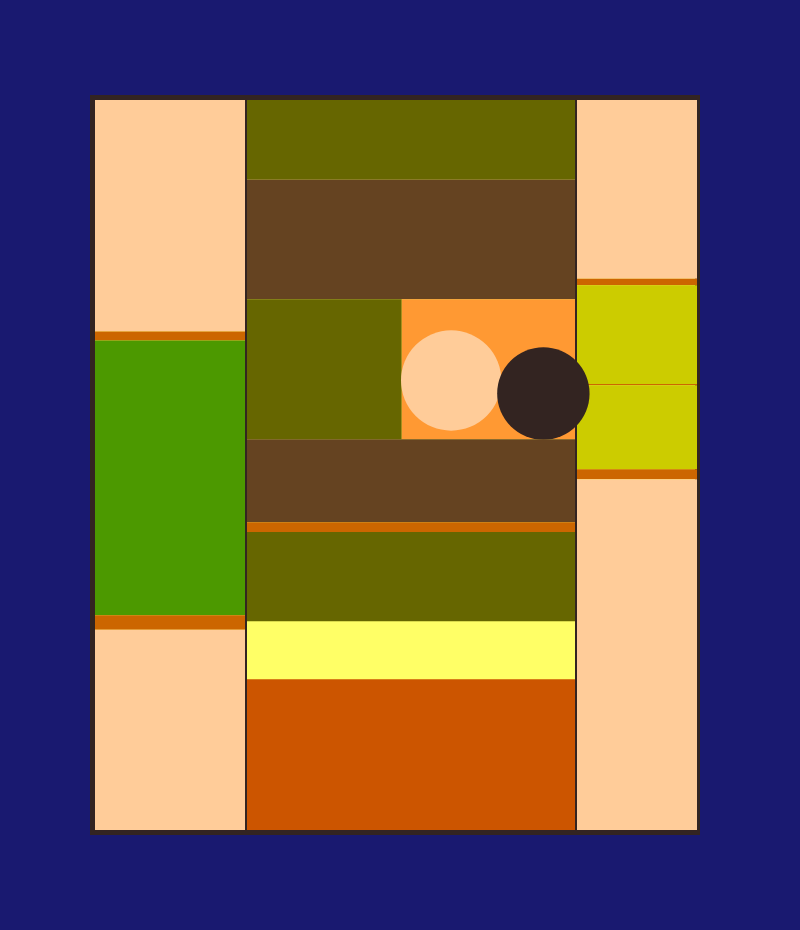
Frame 1 (no input)
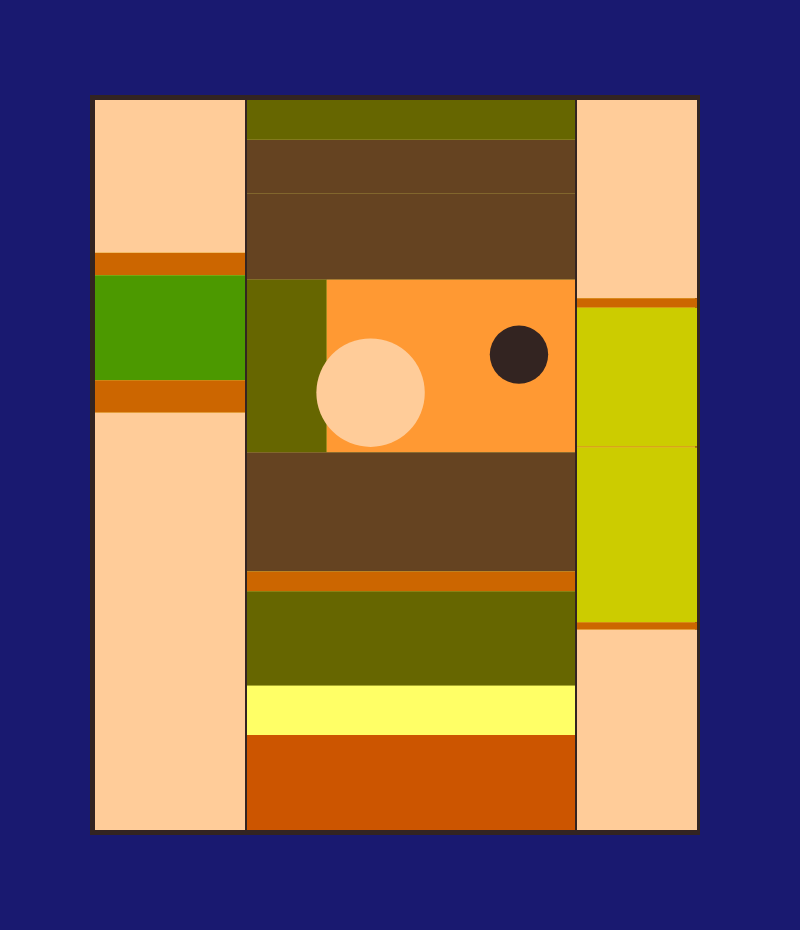
Frame 2 (the mouse pressed at the canvas centre, redrawn once)

The p5.js sketch that drew these frames (run headless with seeded random() and noise() and a simulated clock; the mouse was pressed at the canvas centre and the sketch redrawn once):

// p5.js sketch
// ── sketch.js
// Art Algorithmique - Reproduction of geometric artwork

function setup() {
    // CANVAS DIMENSIONS 
    // createCanvas(width, height)
    createCanvas(800, 930);
    noLoop(); // Static drawing 
}

function draw() {
   
    background(25, 25, 112); 
    
    // OTHER COLORS 
    const cream = color(255, 204, 153);
    const beige = color(76, 153, 0); 
    const darkBrown = color(102, 102, 0); 
    const black = color(101, 67, 33); 
    const lightGray = color(204, 102, 0); 
    const BlueGray = color(255, 153, 51); 
    const paleBlue = color(204, 204, 0); 
    const white = color(255, 255, 102); 
    const terracotta = color(204, 85, 0); 
    const bronze = color(51, 36, 33); 
    const silver = color(51, 36, 33); 
    
    // ARTWORK POSITION AND SIZE 
    const panelWidth = 600; 
    const panelHeight = 730; 
    const panelX = 95; // X position from left edge
    const panelY = 100; // Y position from top edge
    
    
    // Draw frame 
    fill(silver);
    noStroke(); // No border

    // rect(x position, y position, width, height)
    rect(panelX - 5, panelY - 5, panelWidth + 10, panelHeight + 10);
    
    // Draw background 
    fill(white);
    rect(panelX, panelY, panelWidth, panelHeight);



    
    // VERTICAL SECTION WIDTHS 
    const leftStripWidth = 150; // Left vertical section width
    const rightStripWidth = 120; // Right vertical section width
    const centerWidth = panelWidth - leftStripWidth - rightStripWidth; // Center section width 
    
    // Left vertical separator
    fill(silver);
    rect(panelX + leftStripWidth, panelY, 2, panelHeight);
    
    // Right vertical separator
    fill(silver);
    rect(panelX + leftStripWidth + centerWidth, panelY, 2, panelHeight);



    
    // LEFT SECTION PANELS 
    const leftX = panelX; // X position of left section 
    
    // Randomize bands heights 
    const topHeight = random(10, 320); 
    const space1 = random(1, 40); 
    const middleHeight = random(50, 350); 
    const space2 = random(1, 40); 
    const bottomHeight = panelHeight - topHeight - space1 - middleHeight - space2; // Remaining space
    
    // Top: 
    fill(cream);
    rect(leftX, panelY, leftStripWidth, topHeight);

    // Space: 
    fill(lightGray);
    rect(leftX, panelY + topHeight, leftStripWidth, space1);
    
    // Middle: 
    fill(beige);
    rect(leftX, panelY + topHeight + space1, leftStripWidth, middleHeight);

    // Space: 
    fill(lightGray);
    rect(leftX, panelY + topHeight + space1 + middleHeight, leftStripWidth, space2);
    
    // Bottom: 
    fill(cream);    
    rect(leftX, panelY + topHeight + space1 + middleHeight + space2, leftStripWidth, bottomHeight);



    
    // RIGHT SECTION PANELS 
    const rightX = panelX + leftStripWidth + centerWidth + 2; // X position of right section 
    
    // Randomize bands heights 
    const rightTopHeight = random(10, 220); 
    const rightSpace1 = random(1, 20);
    const rightMiddleUpperHeight = random(50, 250);
    const rightSpace2 = random(1, 2);
    const rightMiddleLowerHeight = random(25, 250);
    const rightSpace3 = random(1, 20);
    const rightBottomHeight = panelHeight - rightTopHeight - rightSpace1 - rightMiddleUpperHeight - rightSpace2 - rightMiddleLowerHeight - rightSpace3;
    
    // Top: 
    fill(cream);
    rect(rightX, panelY, rightStripWidth, rightTopHeight);

    // Space: 
    fill(lightGray);
    rect(rightX, panelY + rightTopHeight, rightStripWidth, rightSpace1);
    
    // Middle upper: 
    fill(paleBlue);
    rect(rightX, panelY + rightTopHeight + rightSpace1, rightStripWidth, rightMiddleUpperHeight);
    
    // Space: 
    fill(lightGray);
    rect(rightX, panelY + rightTopHeight + rightSpace1 + rightMiddleUpperHeight, rightStripWidth, rightSpace2);

    // Middle lower: 
    fill(paleBlue);
    rect(rightX, panelY + rightTopHeight + rightSpace1 + rightMiddleUpperHeight + rightSpace2, rightStripWidth, rightMiddleLowerHeight);

    // Space: 
    fill(lightGray);
    rect(rightX, panelY + rightTopHeight + rightSpace1 + rightMiddleUpperHeight + rightSpace2 + rightMiddleLowerHeight, rightStripWidth, rightSpace3);

    // Bottom: 
    fill(cream);
    rect(rightX, panelY + rightTopHeight + rightSpace1 + rightMiddleUpperHeight + rightSpace2 + rightMiddleLowerHeight + rightSpace3, rightStripWidth, rightBottomHeight);

    


    // CENTER SECTION PANELS 
    const centerX = panelX + leftStripWidth + 2; // X position of center section
    
    // Randomize top band heights
    const topBandHeight = random(10, 110);
    const secondUpperHeight = random(10, 80);
    const secondLowerHeight = random(50, 120);
    
    // Top: 
    fill(darkBrown);
    rect(centerX, panelY, centerWidth - 2, topBandHeight);
    
    // Second upper: 
    fill(black);
    rect(centerX, panelY + topBandHeight, centerWidth - 2, secondUpperHeight);
    //stroke(0);

    // Second lower: 
    fill(black);
    rect(centerX, panelY + topBandHeight + secondUpperHeight, centerWidth - 2, secondLowerHeight);
    
    
    // Third band with circles
    const thirdBandY = panelY + topBandHeight + secondUpperHeight + secondLowerHeight;
    const thirdBandHeight = random(80, 220); 
    
    // Band on left:
    const darkBrownPanelWidth = random(10, 200);
    fill(darkBrown);
    rect(centerX, thirdBandY, darkBrownPanelWidth, thirdBandHeight);

    
    // Band with circles
    const grayPanelX = centerX + darkBrownPanelWidth;
    const grayPanelWidth = centerWidth - darkBrownPanelWidth - 2;
    fill(BlueGray);
    rect(grayPanelX, thirdBandY, grayPanelWidth, thirdBandHeight);

    
    // Circle positions and sizes
    const leftCircleX = grayPanelX + random(grayPanelWidth * 0.15, grayPanelWidth * 0.35); // Random offset from the panels left edge
    const leftCircleY = thirdBandY + random(thirdBandHeight * 0.3, thirdBandHeight * 0.7);
    const leftCircleSize = random(90, 240);
    fill(cream);
    // ellipse(x position, y position, width, height)
    ellipse(leftCircleX, leftCircleY, leftCircleSize, leftCircleSize);
    
    const rightCircleX = grayPanelX + random(grayPanelWidth * 0.65, grayPanelWidth * 0.85);
    const rightCircleY = thirdBandY + random(thirdBandHeight * 0.3, thirdBandHeight * 0.7);
    const rightCircleSize = random(50, 180);
    fill(bronze);
    ellipse(rightCircleX, rightCircleY, rightCircleSize, rightCircleSize);
    
    
    // Fourth band: 
    const fourthBandY = thirdBandY + thirdBandHeight;
    const fourthBandHeight = random(80, 120);
    fill(black);
    rect(centerX, fourthBandY, centerWidth - 2, fourthBandHeight);

    // Space: 
    const centerSpace = random(1, 20);
    fill(lightGray);
    rect(centerX, fourthBandY + fourthBandHeight, centerWidth - 2, centerSpace);
    
    // Fifth band: 
    const fifthBandHeight = random(60, 100);
    fill(darkBrown);
    rect(centerX, fourthBandY + fourthBandHeight + centerSpace, centerWidth - 2, fifthBandHeight);
    
    // Sixth band: 
    const sixthBandHeight = random(40, 60);
    fill(white);
    rect(centerX, fourthBandY + fourthBandHeight + centerSpace + fifthBandHeight, centerWidth - 2, sixthBandHeight);
    
    // Bottom band: 
    const bottomBandHeight = panelHeight - (fourthBandY - panelY) - fourthBandHeight - centerSpace - fifthBandHeight - sixthBandHeight;
    fill(terracotta);
    rect(centerX, fourthBandY + fourthBandHeight + centerSpace + fifthBandHeight + sixthBandHeight, centerWidth - 2, bottomBandHeight);
}
